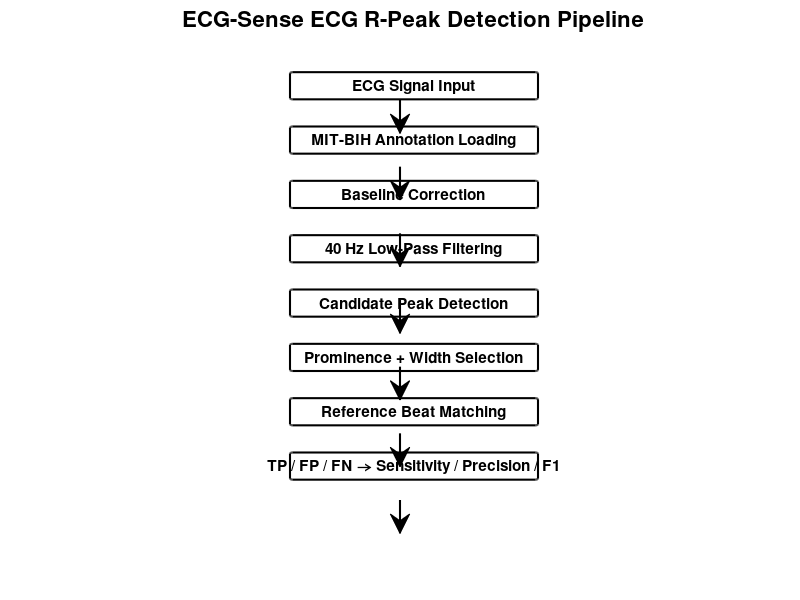

MATLAB code for this plot:
figure('Color','w','Position',[300 50 800 900]);

axis off;
xlim([0 10]);
ylim([0 18]);

% Box positions: [x y width height]

boxes = {
    [3 16 4 1], 'ECG Signal Input';
    [3 14 4 1], 'MIT-BIH Annotation Loading';
    [3 12 4 1], 'Baseline Correction';
    [3 10 4 1], '40 Hz Low-Pass Filtering';
    [3 8 4 1], 'Candidate Peak Detection';
    [3 6 4 1], 'Prominence + Width Selection';
    [3 4 4 1], 'Reference Beat Matching';
    [3 2 4 1], 'TP / FP / FN → Sensitivity / Precision / F1'
};

for k = 1:size(boxes,1)

    rectangle('Position',boxes{k,1}, ...
        'Curvature',0.08, ...
        'LineWidth',1.5);

    pos = boxes{k,1};

    text(pos(1)+pos(3)/2, ...
         pos(2)+pos(4)/2, ...
         boxes{k,2}, ...
         'HorizontalAlignment','center', ...
         'VerticalAlignment','middle', ...
         'FontSize',11, ...
         'FontWeight','bold');
end

% Arrows

for y = [15 13 11 9 7 5 3]

    annotation('arrow', ...
        [0.5 0.5], ...
        [y/18 (y-1)/18], ...
        'LineWidth',1.5);
end

title('ECG-Sense ECG R-Peak Detection Pipeline', ...
    'FontSize',16, ...
    'FontWeight','bold');

exportgraphics(gcf, ...
    'ECG_Sense_Algorithm_Flowchart.png', ...
    'Resolution',300);
